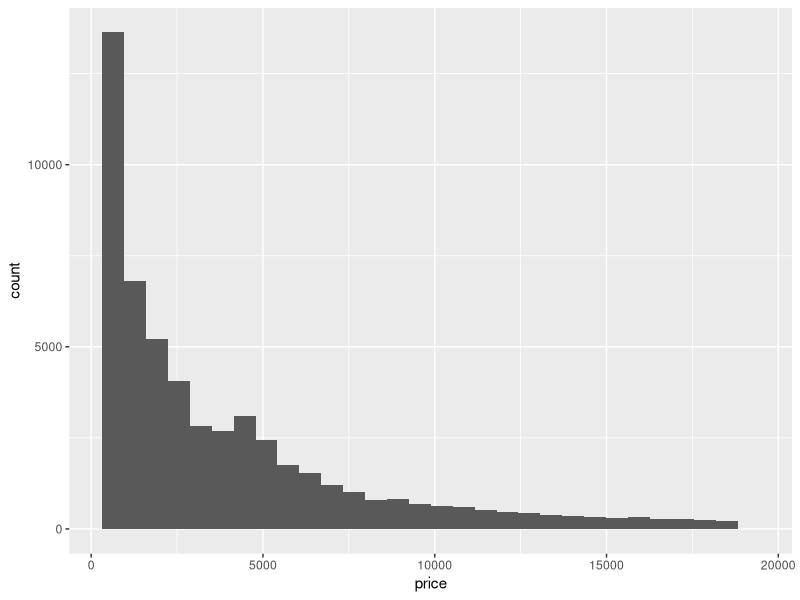
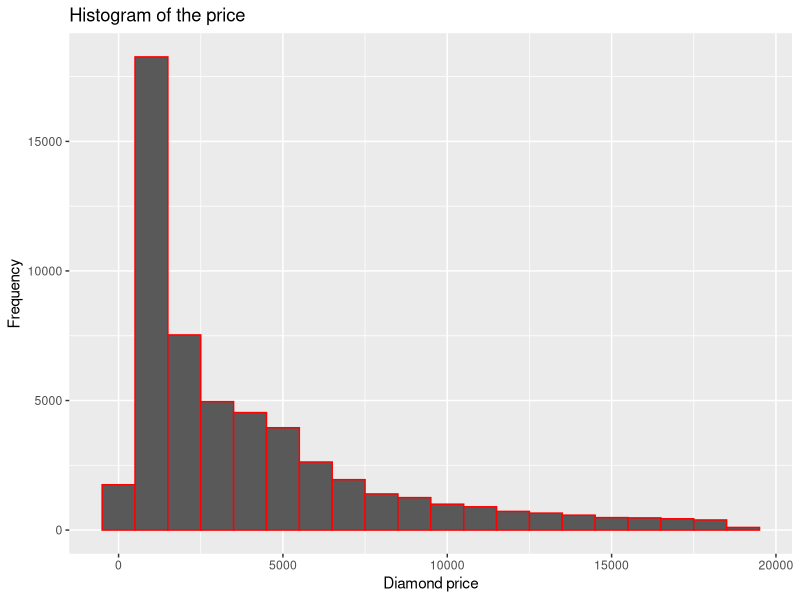
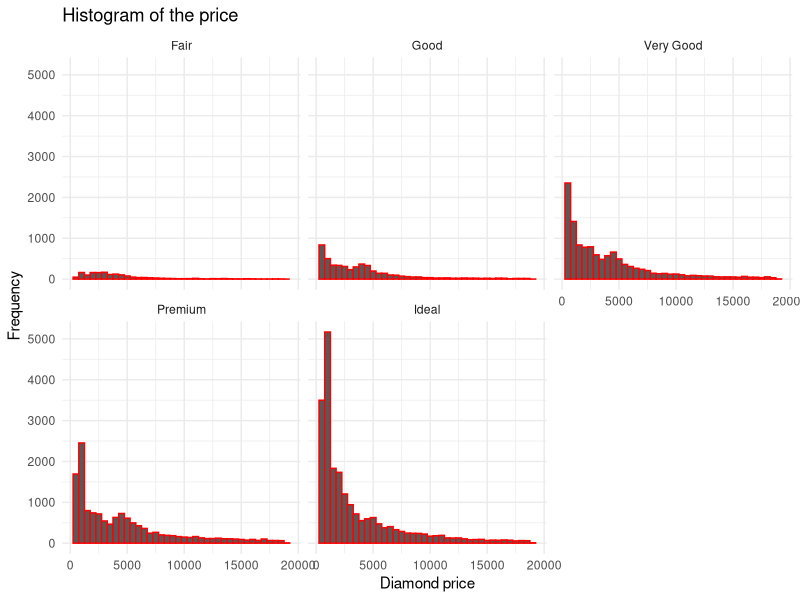
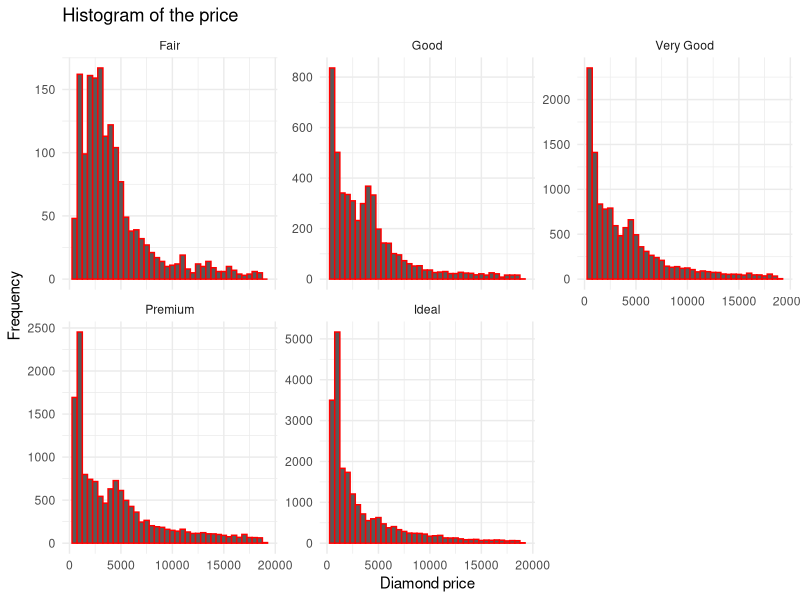
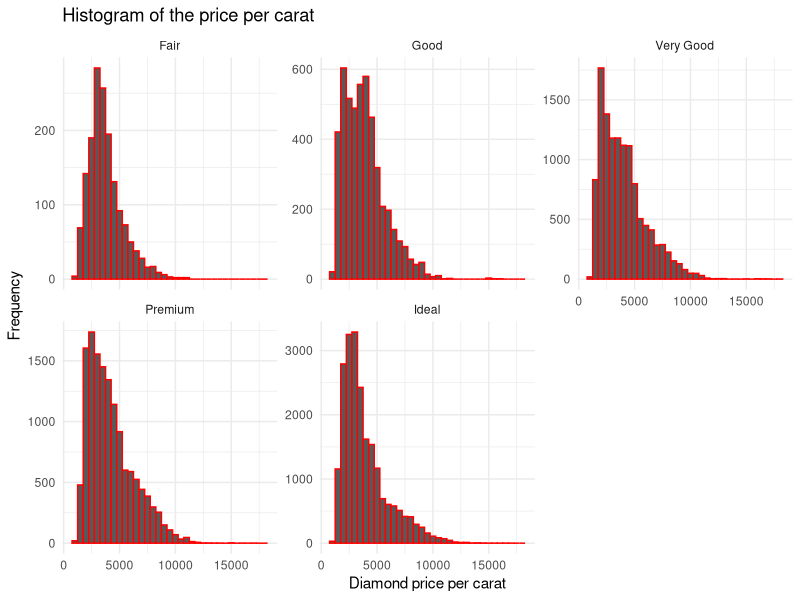
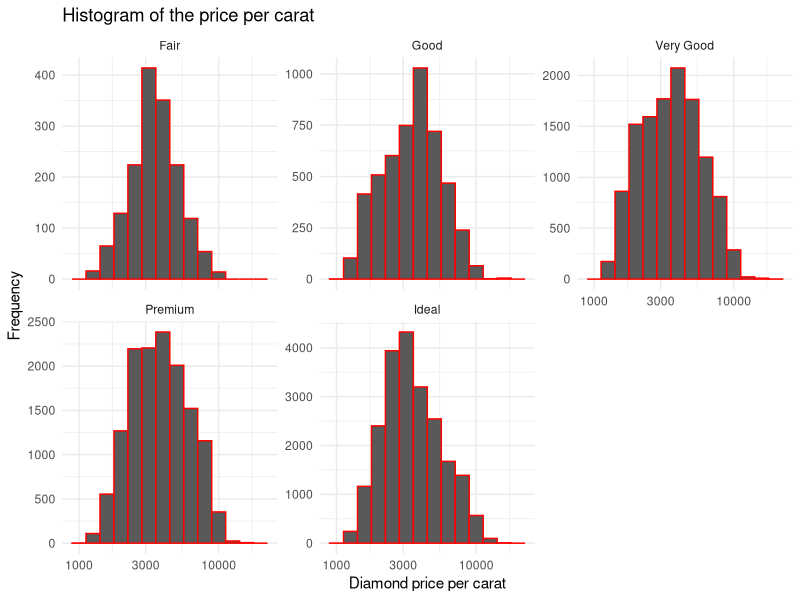
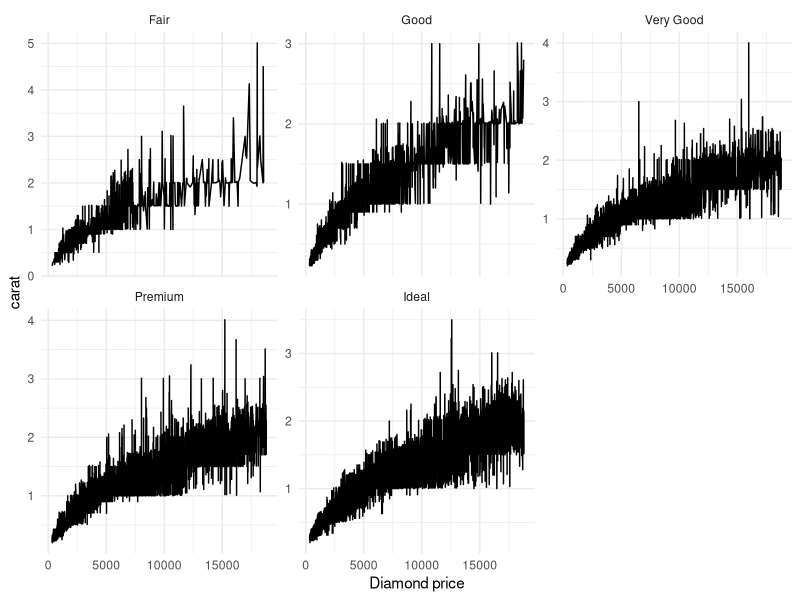

Recreate these plots in R, in order.
## ---- chunk 1
library(ggplot2)
data=diamonds
## ---- chunk 2
#Getting structure of Diamond dataset
str(data)
## ---- chunk 3
# Histogram of price 
ggplot(aes(x=price),data=diamonds)+geom_histogram()
## ---- chunk 4
#Summary statistics 
summary(diamonds$price)
## ---- chunk 5
#Cost less than US$500
sum(diamonds$price<500)
## ---- chunk 6
#Cost less than US$250
sum(diamonds$price<250)
## ---- chunk 7
#cost equal to U$15,000 or more
sum(diamonds$price>=15000)
## ---- chunk 8
# Explore the largest peak in the
ggplot(aes(x=price),data=diamonds)+geom_histogram(binwidth = 1000,col='red')+ggtitle('Histogram of the price')+ylab('Frequency')+xlab('Diamond price')
## ---- chunk 9
# Break out the histogram of diamond prices by cut.
ggplot(aes(x=price),data=diamonds)+geom_histogram(binwidth = 500,col='red')+ggtitle('Histogram of the price')+ylab('Frequency')+xlab('Diamond price')+facet_wrap(~cut)+theme_minimal()
## ---- chunk 10
#Higest price diamond
subset(diamonds,price==max(price))
## ---- chunk 11
#Lowest Price Diamond
subset(diamonds,price==min(price))
## ---- chunk 12
#Subsetting the diamonds by cut
Fair = diamonds[which(diamonds$cut == "Fair"),]
Good = diamonds[which(diamonds$cut == "Good"),]
VaryGood = diamonds[which(diamonds$cut == "Very Good"),]
Premium = diamonds[which(diamonds$cut == "Premium"),]
Ideal = diamonds[which(diamonds$cut == "Ideal"),]

## ---- chunk 13
mean(Fair$price)
## ---- chunk 14
mean(Good$price)
## ---- chunk 15
mean(VaryGood$price)
## ---- chunk 16
mean(Premium$price)
## ---- chunk 17
mean(Ideal$price)
## ---- chunk 18
ggplot(aes(x=price),data=diamonds)+geom_histogram(binwidth = 500,col='red')+ggtitle('Histogram of the price')+ylab('Frequency')+xlab('Diamond price')+facet_wrap(~cut,scales="free_y")+theme_minimal()
## ---- chunk 19
#Histogram of price per caret by cut
ggplot(aes(x=price/carat),data=diamonds)+geom_histogram(binwidth = 500,col='red')+ggtitle('Histogram of the price per carat')+ylab('Frequency')+xlab('Diamond price per carat')+facet_wrap(~cut,scales="free_y")+theme_minimal()
## ---- chunk 20
ggplot(aes(x=price/carat),data=diamonds)+geom_histogram(binwidth = 0.1,col='red')+ggtitle('Histogram of the price per carat')+ylab('Frequency')+xlab('Diamond price per carat')+facet_wrap(~cut,scales="free_y")+theme_minimal()+scale_x_log10()
## ---- chunk 21
#Plot price and carat by cut
ggplot(aes(x=price,y=carat),data=diamonds)+geom_line()+ylab('carat')+xlab('Diamond price')+facet_wrap(~cut,scales="free_y")+theme_minimal()
